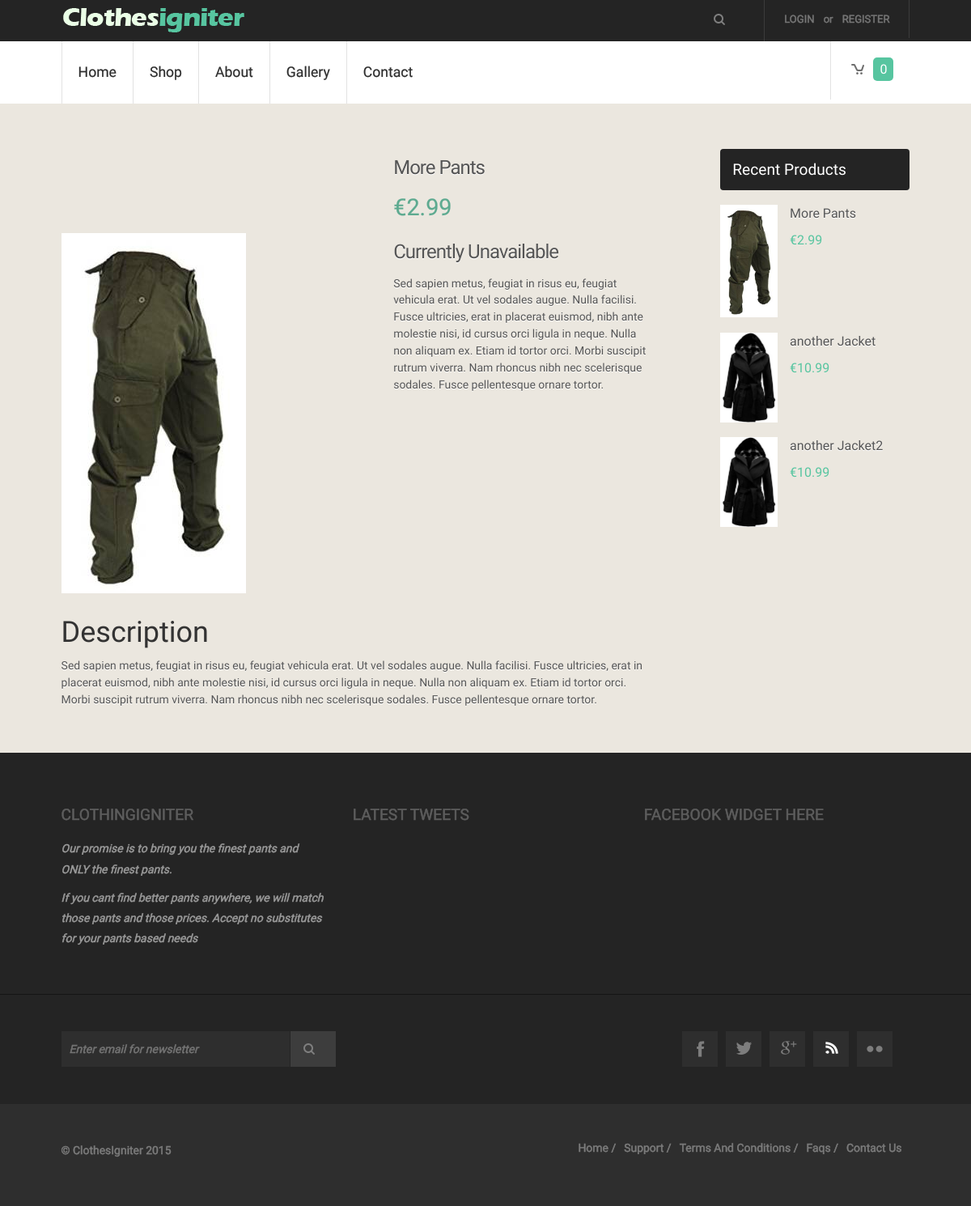
Screenshot of /index.php/item/view/31 with the database file from the repository.
### tables this page shows
CREATE TABLE IF NOT EXISTS `store_items` (
`id` int(11) NOT NULL,
  `item_name` varchar(240) NOT NULL,
  `item_price` decimal(7,2) NOT NULL,
  `image_small` varchar(240) NOT NULL,
  `image_large` varchar(240) NOT NULL,
  `item_description` text NOT NULL,
  `rating` int(11) NOT NULL DEFAULT '0',
  `categoryID` int(11) NOT NULL,
  `brandID` int(11) NOT NULL,
  `item_description_short` text NOT NULL
);

### application/views/includes/template.php (called while the page is built, shortened)
<?php $this->load->view('includes/header' ,$this->globals);?>
<?php $this->load->view($main_content);?>

### application/controllers/item.php (called while the page is built, shortened)
<?php
class Item extends MY_Controller
{
    function __construct()
    {
        $this->load->model('item_model');
        $this->load->model('stock_model');
        $this->load->helper('url_helper');
        $this->load->library('user_agent');
    }
    function view($id = NULL)
    {
        $data['item'] = $this->item_model->get_item($id);
		$recent_items = $this->item_model->get_item();
		$data['recent_items'] = array_slice($recent_items, -3, 3);
        $data['stock'] = $this->stock_model->get_by_item_id($id);
        $categoryID = $data['item']['categoryID'];
        $brandID = $data['item']['brandID'];
        $data["categories"] = $this->category_model->get($categoryID);
        $data["brands"] = $this->brand_model->get($brandID);
        $data['main_content'] = 'store/view';
        $this->load->view('includes/template', $data, $this->globals);
    }
}

### index.php (called while the page is built, shortened)
<?php
require_once BASEPATH.'core/CodeIgniter.php';

### application/models/Item_model.php (called while the page is built, shortened)
<?php
class Item_model extends CI_Model
{
    public function get_item($id = FALSE)
    {
        if (!$id)
        {
            $query = $this->db->get('store_items');
            if ($query->num_rows() > 0) {
                foreach ($query->result() as $row) {
                    $data[] = $row;
                }
                return $data;
            }
            return false;
        }
        $query = $this->db->get_where('store_items', array('id' => $id));
        return $query->row_array();
    }
}

### application/views/store/view.php (the view, shortened to what this page needs)
<div class="single">
    <div class="left_content">
        <div class="span1_of_1">
            <div class="product-view">
                <div class="product-essential">
                    <div class="product-img-box">
                        <div class="more-views">
                            <div class="more-views-container">
                                <ul>
                                    <li>
                                    </li>
                                    <li>
                                    </li>
                                    <li>
                                    </li>
                                    <li>
                                    </li>
                                    <li>
                                    </li>
                                </ul>
                            </div>
                        </div>
                        <div class="product-image">
                            <a>
                                <img src="<?php echo base_url() . "images/clothes/" . $item['image_large']; ?>" />
                            </a>
                        </div>
                    </div>
                </div>
            </div>
        </div>
        <div class="span1_of_1_des">
            <div class="desc1">
                <h3><?php echo $item['item_name']; ?></h3>
                <h5>&euro;<?php echo $item['item_price']; ?></h5>
                <div class="available">
                    <?php if($stock){
                        echo form_open('store/add_to_cart'); ?>
                        <strong>Select Options:</strong>
                        <select name="stock">
                            <?php foreach($stock as $variation){
                                if($variation['stock']>0) {
                                    echo "<option value='" . $variation['id'] . "'>" . $variation['colour'] . " - " . $variation['size'] . "</option>";
                                }
                            }
                            ?>
                        </select>
                    <div class="registration_form">
                            <?php
                            echo form_submit('submit', 'Add To Cart');
                            echo form_close();?>
                    </div>
                    <?php }
                    else{
                        echo '<h3>Currently Unavailable</h3>';
                    }
                    ?>
                    <p><?php echo $item['item_description_short']; ?></p>
                </div>
            </div>
        </div>
        <div class="left_content_btm">
            <h1>Description</h1><p class="para"><?php echo $item['item_description']; ?></p>
        </div>
    </div>
    <div class="left_sidebar">
        <h4>recent products</h4>
		<?php
			  foreach($recent_items as $item){
					?>
        <div class="left_products">
            <div class="left_img">
                <img src="<?php echo base_url() . "images/clothes/" . $item->image_large; ?>" alt=""/>
            </div>
					<div class="left_text">
						<p><?php echo anchor('item/view/' . $item->id, $item->item_name) ?></p>
						<span>&euro;<?php echo $item->item_price ?></span>
					</div>
        </div>
		<?php } ?>
    </div>
</div>

### css/style.css (style rules this page uses)
ol,ul { list-style:none;margin:0;padding:0; }
a { text-decoration:none; }
img { max-width:100%; }
html, body { font-family: 'Maven Pro', sans-serif; background:#ffffff; font-size: 100%; }
.log_reg li a { font-family: 'Maven Pro', sans-serif; font-size: 0.8125em; padding: 5px 8px; color: #777777; text-transform: uppercase; -webkit-text-stroke: 0.5px; }
.menu ul li a { display: block; padding: 26px 30px; color: #2d2d2d; font-size: 1.1em; text-transform: capitalize; -webkit-text-stroke: 0.2px; -webkit-transition: all 0.3s ease-in-out; -moz-transition: all 0.3s ease-in-out; -o-transition: all 0.3s ease-in-out; transition: all 0.3s ease-in-out; }
.soc_icons ul li a { display: block; padding: 10px; background: #2e2e2e; width: 24px; height: 24px; -webkit-transition: all 0.3s ease-in-out; -moz-transition: all 0.3s ease-in-out; -o-transition: all 0.3s ease-in-out; transition: all 0.3s ease-in-out; }
.soc_icons ul li a.icon4 { background: #2e2e2e url('../images/icon4.png') no-repeat 14px 12px; }
.f_nav1 li a { display:block; color: #7D7D7D; text-transform: capitalize; font-size: 0.8725em; -webkit-text-stroke: 0.5px; -webkit-transition: all 0.3s ease-in-out; -moz-transition: all 0.3s ease-in-out; -o-transition: all 0.3s ease-in-out; transition: all 0.3s ease-in-out; }
p.para { color: #555555; text-shadow: 0 1px 0 #ffffff; line-height:1.5em; font-size: 0.8725em; }
.single { display:block; }
.left_sidebar { float: left; width: 23.3333%; }
.left_sidebar h4 { background: #242424; color: #ffffff; padding: 15px; text-transform: capitalize; font-size: 1.2em; border-radius: 4px; -webkit-border-radius: 4px; -moz-border-radius: 4px; -o-border-radius: 4px; }
.left_products { margin:8% 0; }
.left_img { float:left; width: 30.33333%; }
.left_text { float: left; width: 62.33333%; margin-left: 6.3333%; }
.left_text p a { font-size: 1em; color: #555555; text-shadow: 0 1px 0 #ffffff; -webkit-transition: all 0.3s ease-in-out; -moz-transition: all 0.3s ease-in-out; -o-transition: all 0.3s ease-in-out; transition: all 0.3s ease-in-out; }
.left_text span { display:block; margin-top:8px; color: #57C5A0; }
.left_content { float: left; width: 70.333%; margin-right: 6.3333%; }
.span1_of_1 { float: left; width: 52.3333%; }
.span1_of_1_des { float: left; width: 44.3333%; margin-left: 3.333%; }
.desc1 { display: block; }
.desc1 h3 { letter-spacing: -1px; text-shadow: 0 1px 0 #ffffff; color:#555555; font-size:1.5em; margin-bottom: 15px; }
.desc1 h5 { margin-top: 2%; font-size: 1.8em; color: #5DAA90; line-height: 1.5em; -webkit-text-stroke: 0.2px; }
.desc1 p { color: #555555; text-shadow: 0 1px 0 #ffffff; line-height: 1.5em; font-size: 0.8725em; }
.left_content_btm { margin-top: 4%; }
@media only screen and (max-width: 1366px) { .product-image { width: 77.33333% !important; } }
@media only screen and (max-width: 1280px) { .menu ul li a { padding: 26px 20px; } }
@media only screen and (max-width: 1280px) { .left_content { width: 70.333%; margin-right: 4.3333%; } }
@media only screen and (max-width: 1280px) { .left_sidebar { float: right; width: 22.3333%; } }

### rows the page displays
store_items: image_large (picture), item_name "More Pants", item_price "2.99", item_description_short "Sed sapien metus, feugiat in risus eu, feugiat vehicula erat. Ut vel sodales augue. Nulla facilisi. Fusce ultricies, erat in placerat euismod, nibh ante molestie nisi, id cursus orci ligula in neque. Nulla non aliquam ex. Etiam id tortor orci. Morbi suscipit rutrum viverra. Nam rhoncus nibh nec scelerisque sodales. Fusce pellentesque ornare tortor.", item_description "Sed sapien metus, feugiat in risus eu, feugiat vehicula erat. Ut vel sodales augue. Nulla facilisi. Fusce ultricies, erat in placerat euismod, nibh ante molestie nisi, id cursus orci ligula in neque. Nulla non aliquam ex. Etiam id tortor orci. Morbi suscipit rutrum viverra. Nam rhoncus nibh nec scelerisque sodales. Fusce pellentesque ornare tortor.", id+item_name "More Pants"
store_items: image_large (picture), id+item_name "another Jacket", item_price "10.99"
store_items: image_large (picture), id+item_name "another Jacket2", item_price "10.99"

### other values shown
anchor('login', 'Login') "LOGIN"
anchor('login/signup', 'Register') "REGISTER"
anchor('site', 'Home') "Home"
anchor('store', 'Shop') "Shop"
anchor('site/about', 'About') "About"
anchor('site/gallery', 'Gallery') "Gallery"
anchor('site/contact', 'Contact') "Contact"
$this->cart->total_items() "0"
anchor('site', 'Home /') "Home /"
anchor('site/contact', 'Contact Us') "Contact Us"
